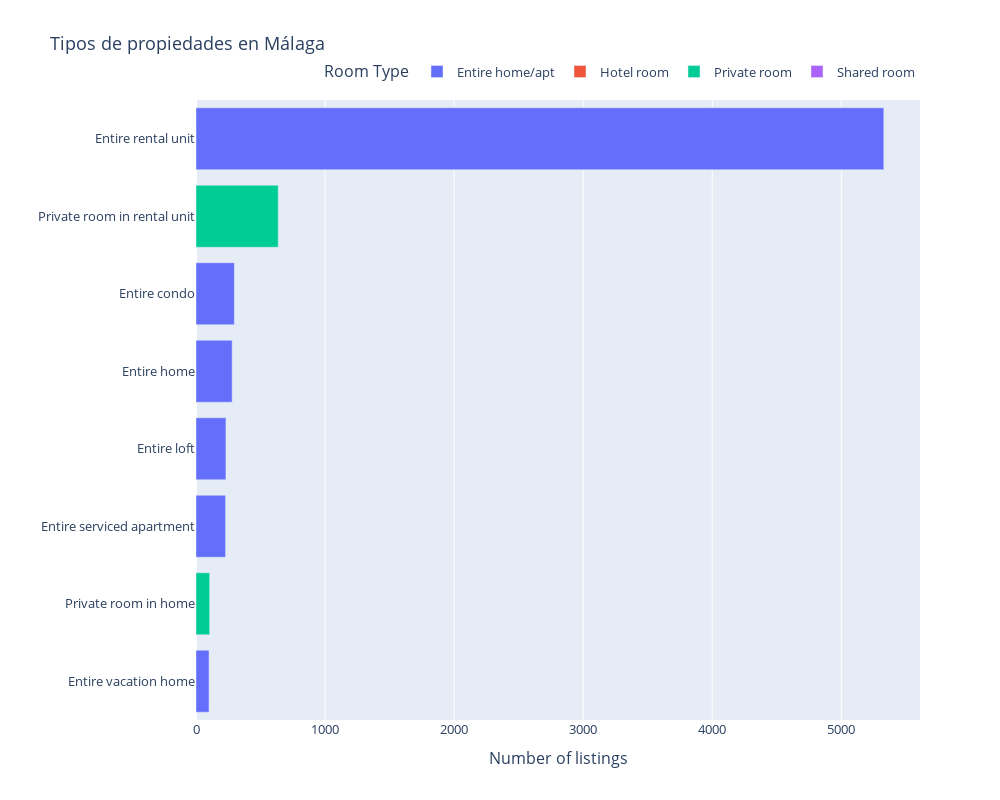

The notebook cell this image was saved under:
### Code cell
import plotly.express as px

prop_reset = prop.reset_index()
prop_melted = prop_reset.melt(id_vars='property_type', value_vars=prop.columns, var_name='room_type', value_name='count')

fig = px.bar(prop_melted, y='property_type', x='count', color='room_type', orientation='h',
             title='Tipos de propiedades en Málaga', height=800, width=1000)

fig.update_layout(xaxis_title='Number of listings',
                  yaxis_title='',
                  legend_title='Room Type',
                  legend=dict(orientation="h", yanchor="bottom", y=1.02, xanchor="right", x=1),
                  font=dict(size=13))

fig.show()

### Figure 1 — Plotly figure (JSON) as saved in the notebook; plotly's stock layout.template omitted (floating-point values rounded to 4 significant figures)
{"data": [{"alignmentgroup": "True", "hovertemplate": "room_type=Entire home/apt<br>count=%{x}<br>property_type=%{y}<extra></extra>", "legendgroup": "Entire home/apt", "marker": {"color": "#636efa", "pattern": {"shape": ""}}, "name": "Entire home/apt", "offsetgroup": "Entire home/apt", "orientation": "h", "showlegend": true, "textposition": "auto", "type": "bar", "x": [101, null, 229, 232, 280, 297, null, 5329], "xaxis": "x", "y": ["Entire vacation home", "Private room in home", "Entire serviced apartment", "Entire loft", "Entire home", "Entire condo", "Private room in rental unit", "Entire rental unit"], "yaxis": "y"}, {"alignmentgroup": "True", "hovertemplate": "room_type=Hotel room<br>count=%{x}<br>property_type=%{y}<extra></extra>", "legendgroup": "Hotel room", "marker": {"color": "#EF553B", "pattern": {"shape": ""}}, "name": "Hotel room", "offsetgroup": "Hotel room", "orientation": "h", "showlegend": true, "textposition": "auto", "type": "bar", "x": [null, null, null, null, null, null, null, null], "xaxis": "x", "y": ["Entire vacation home", "Private room in home", "Entire serviced apartment", "Entire loft", "Entire home", "Entire condo", "Private room in rental unit", "Entire rental unit"], "yaxis": "y"}, {"alignmentgroup": "True", "hovertemplate": "room_type=Private room<br>count=%{x}<br>property_type=%{y}<extra></extra>", "legendgroup": "Private room", "marker": {"color": "#00cc96", "pattern": {"shape": ""}}, "name": "Private room", "offsetgroup": "Private room", "orientation": "h", "showlegend": true, "textposition": "auto", "type": "bar", "x": [null, 106, null, null, null, null, 637, null], "xaxis": "x", "y": ["Entire vacation home", "Private room in home", "Entire serviced apartment", "Entire loft", "Entire home", "Entire condo", "Private room in rental unit", "Entire rental unit"], "yaxis": "y"}, {"alignmentgroup": "True", "hovertemplate": "room_type=Shared room<br>count=%{x}<br>property_type=%{y}<extra></extra>", "legendgroup": "Shared room", "marker": {"color": "#ab63fa", "pattern": {"shape": ""}}, "name": "Shared room", "offsetgroup": "Shared room", "orientation": "h", "showlegend": true, "textposition": "auto", "type": "bar", "x": [null, null, null, null, null, null, null, null], "xaxis": "x", "y": ["Entire vacation home", "Private room in home", "Entire serviced apartment", "Entire loft", "Entire home", "Entire condo", "Private room in rental unit", "Entire rental unit"], "yaxis": "y"}], "layout": {"barmode": "relative", "font": {"size": 13}, "height": 800, "legend": {"orientation": "h", "title": {"text": "Room Type"}, "tracegroupgap": 0, "x": 1, "xanchor": "right", "y": 1.02, "yanchor": "bottom"}, "title": {"text": "Tipos de propiedades en Málaga"}, "width": 1000, "xaxis": {"anchor": "y", "domain": [0, 1], "title": {"text": "Number of listings"}}, "yaxis": {"anchor": "x", "domain": [0, 1], "title": {"text": ""}}}}
